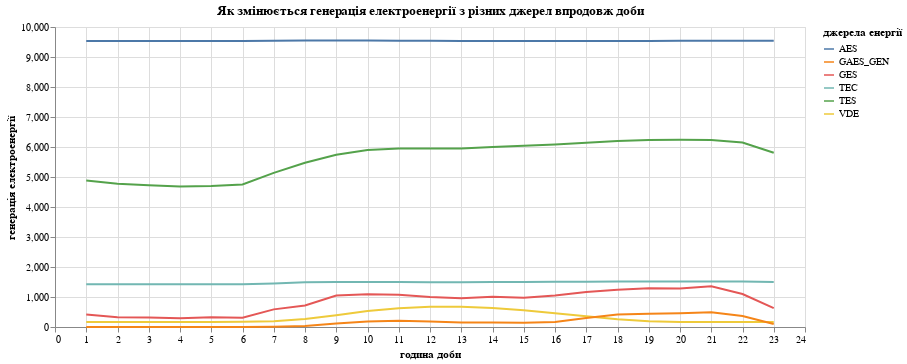

Notebook source saved alongside this figure:
### Code cell
alt.Chart(df3).mark_line().encode(
    x = alt.X('hour:Q', title = "година доби"),
    y = alt.Y('av:Q', title = 'генерація електроенергії'),
    color = alt.Color('type:N', title = 'джерела енергії')
).properties(width = 750, title = 'Як змінюється генерація електроенергії з різних джерел впродовж доби')

#- Як змінюється генерація електроенергії з різних джерел впродовж доби?

# line chart добре показує зміни в часі. 
# Один графік так як Для розділення по годинах не потрібно розділяти графіки так як це не читабельно
# Можна було спробувати гістограму для кожного типу електроенегріі, але краще коли вони всі разом на одному графіку
# та видно співвідношення. 
# Barchart не дуже добре ідея так як він збиває співвідношення та порядок 
# area - можн також збивати, особливо нижній персентіль. Вони перетинаються і будуть полігони посеред графіку.

### Figure 1 — Vega-Lite specification as saved in the notebook (floating-point values rounded to 4 significant figures; data arrays with more than 128 entries replaced by an {"elided": "..."} marker saying what was removed)
{"config": {"view": {"continuousWidth": 400, "continuousHeight": 300}}, "data": {"name": "data-1ff35b52d90ba1233e056f8993860b42"}, "mark": "line", "encoding": {"color": {"type": "nominal", "field": "type", "title": "джерела енергії"}, "x": {"type": "quantitative", "field": "hour", "title": "година доби"}, "y": {"type": "quantitative", "field": "av", "title": "генерація електроенергії"}}, "title": "Як змінюється генерація електроенергії з різних джерел впродовж доби", "width": 750, "$schema": "https://vega.github.io/schema/vega-lite/v4.8.1.json", "datasets": {"data-1ff35b52d90ba1233e056f8993860b42": {"elided": "138 records"}}}
